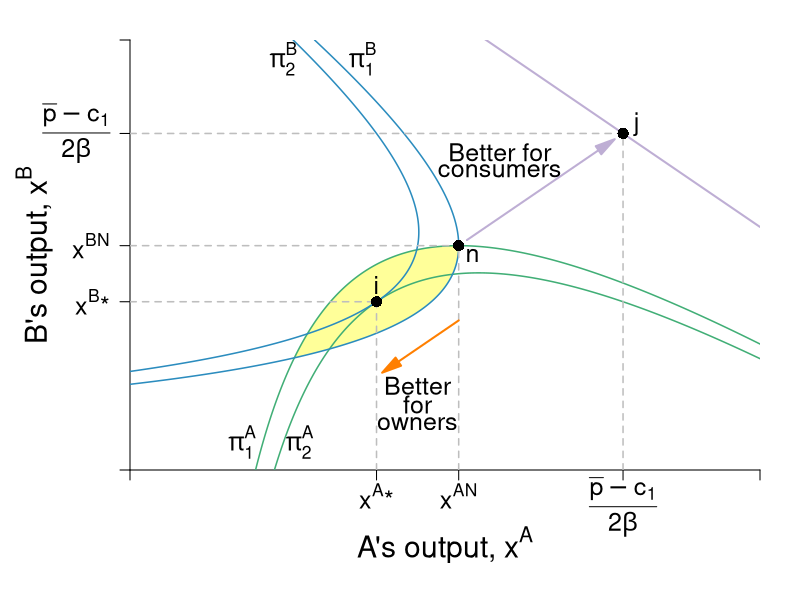

This chart was generated by the following R code:
#Graph Designer: Simon Halliday & Madeleine Wettach '20
#Authors: Bowles, Foley and Halliday
#Title: Microeconomics: Competition, Conflict and Coordination

require(shape)
pdf(file = "competitionmarkets/cournot_brfs_profits_social.pdf", width = 9, height = 7)

#Set parameters for graphics
pointsize <- 1.8
axislabelsize <- 1.8
labelsize <- 1.5
namesize <- 1.8
annotatesize <- 1.5
graphlinewidth <- 2
segmentlinewidth <- 1.5

COL <- c("#7fc97f", "#beaed4", "#fdc086", "#ffff99", "#386cb0", "#f0027f", "#bf5b17", "#666666")
COLA <- c("#99d8c9","#66c2a4","#41ae76", "#238b45", "#005824")
COLB <- c("#4eb3d3", "#2b8cbe", "#0868ac","#084081")

par(mar =  c(6.5, 6.5, 2, 2))

socialW <- function(xa, s = 0.5, pmax = 20, c1 = 2, slope = 1) {
  (pmax - c1)/s - slope*xa
}

piA <- function(xa, xb, s = 0.5, pmax = 20, c1 = 2) {
  (pmax - s*xb)*xa - s*(xa)^2 - c1*xa
}

piB <- function(xa, xb, s = 0.5, pmax = 20, c1 = 2) {
  (pmax - s*xa)*xb - s*(xb)^2 - c1*xb
}

brfB <- function(xa, s = 0.5, pmax = 20, c1 = 2) {
  (pmax - c1)/(2*s) - (1/2)*xa
}

brfA <- function(xa, s = 0.5, pmax = 20, c1 = 2) {
  (pmax - c1)/s - 2*xa
}

xANE <- function(pbar, beta = 2, c1 = 1){
  (pbar - c1)/(3*beta)
}

isoA <- function(xa, s = 0.5, pmax = 20, c1 = 2, piA = 72){
  -(c1*xa - pmax*xa + s*xa^2 + piA)/(s*xa)
}

isoB1 <- function(xa, s = 0.5, pmax = 20, c1 = 2, piB = 72){
  (-sqrt((c1 - pmax + s*xa)^2 - 4*piB*s) - c1 + pmax -s*xa)/(2*s)
}

isoB2 <- function(xa, s = 0.5, pmax = 20, c1 = 2, piB = 72){
  (sqrt((c1 - pmax + s*xa)^2 - 4*piB*s) - c1 + pmax -s*xa)/(2*s)
}


#Input into Wolfram Alpha: solve for x y = 1/b - (0.5*x)/(a*b) - u/(a*b*x)

#solve for y 72 = (p - s*y)*x - s*(x)^2 - c1*x 
#solve for y 72 = (p - s*x)*y - s*(y)^2 - c1*y

xlims <- c(0, 23)
ylims <- c(0, 23)

npts <- 501 
x <- seq(xlims[1], xlims[2], length.out = npts)
y <- seq(ylims[1], ylims[2], length.out = npts) 
a <- c(72, 81)
b <- c(72, 81)

plot(0, 0, xlim = xlims, ylim = ylims, type = "n",
     xlab = expression(paste("")),
     ylab = expression(paste("")), 
     xaxt = "n", 
     yaxt = "n", 
     cex.lab = axislabelsize, 
     bty = "n",
     xaxs="i", 
     yaxs="i")

# ticksy <- seq(from = 0, to = ylims[2], by = 2)
# ylabels <- seq(from = 0, to = ylims[2], by = 2)
# ticksx <- seq(from = 0, to = xlims[2], by = 2)
# xlabels <- seq(from = 0, to = xlims[2], by = 2)
ticksy <- c(0, 9, 12, 18, 36, ylims[2])
ylabels <- c(NA, expression(paste(x^{B},"*")), expression(paste(x^{BN})), expression(paste( frac(bar(p) - c[1],2*beta) )), expression(paste( frac(bar(p) - c[1],beta) )), NA)
ticksx <- c(0, 9, 12, 18, 36, xlims[2])
xlabels <- c(NA, expression(paste(x^{A},"*")), expression(paste(x^{AN})), expression(paste(frac(bar(p) - c[1],2*beta))), expression(paste( frac(bar(p) - c[1],beta) )), NA)


axis(1, at = ticksx, pos = 0, labels = FALSE, cex.axis = labelsize)
text(x = c(0, 9, 12, 18, 36, xlims[2]), par("usr")[3] - 0.4, labels = xlabels, srt = 0, pos = 1, xpd = TRUE, cex = labelsize)
axis(2, at = ticksy, pos = 0, labels = ylabels, las = 1, cex.axis = labelsize)

npts <- 500 
xx1 <- seq(xlims[1], xlims[2], length.out = npts)

#Pareto-improving lens
xpoly1 <- seq(from = 5.95, to = 12, length.out = 500)
ypoly1 <- isoA(xpoly1)
ypoly2 <- isoB1(xpoly1)
polygon(x = c(xpoly1, rev(xpoly1)), y = c(ypoly1, rev(ypoly2)), col=COL[4], density=NULL, border = NA)


#lines(xx1, brfA(xx1, s = 0.5, pmax = 20, c1 = 2), col = COLA[4], lwd = graphlinewidth)
#lines(xx1, brfB(xx1, s = 0.5, pmax = 20, c1 = 2), col = COLB[4], lwd = graphlinewidth)
lines(xx1, socialW(xx1, s = 0.5, pmax = 20, c1 = 2), col = COL[2], lwd = graphlinewidth)


contour(y, x, 
        outer(x, y, piA),
        #labels = c("v1", "v2", "v3"),
        drawlabels = FALSE,
        col = COLA[3],
        #xlab = expression(paste("A's Apples, ", x)),
        #ylab = expression(paste("A's Oranges, ", y)),
        #cex.lab = axislabelsize,
        lwd = segmentlinewidth,
        levels = a, 
        xaxs="i", 
        yaxs="i", 
        add = TRUE) 

text(0.5*(xlims[2]), -4, expression(paste("A's output, ", x^A)), xpd = TRUE, cex = axislabelsize) 
text(-3.5, 0.5*ylims[2], expression(paste("B's output, ", x^B)), xpd = TRUE, cex = axislabelsize, srt = 90) 

#Add arrows:
#arrows(-0.8, 10, -0.8, 14, xpd = TRUE, length=0.1,angle=40,lwd=3)
#arrows(6.2, -1.7, 9, -1.7, xpd = TRUE, length=0.1,angle=40,lwd=3)


contour(x, y, 
        outer(x, y, piB),
        #labels = c("v1", "v2", "v3"),
        drawlabels = FALSE,
        col = COLB[2],
        #xlab = expression(paste("")),
        #ylab = expression(paste("")),
        lwd = segmentlinewidth,
        levels = b, 
        add = TRUE
        #xaxs="i", 
        #yaxs="i"
) 


#segments(4.11765, 6.17647, 5.88, 8.88, lty = 1, col = COL[2] , lwd = graphlinewidth)
# text(7.3, 3, expression("Pareto Efficient"))
# text(7.3, 2.4, expression("Curve"))
# Arrows(7.3, 3.5, 7.3, 6.1, col = "black", lty = 1, lwd = 2, arr.type = "triangle", arr.lwd = 0.5)

#Label the iso-welfare functions for the HG, Aisha
text(4.1, 1.5, expression(pi[1]^A), cex = labelsize)
text(6.2, 1.5, expression(pi[2]^A), cex = labelsize)
#text(6, 1.5, expression(pi[3]^A))
#text(7, 1.5, expression(pi[Opp]^A))
#text(6.6, 8.3, expression(u[4]^A))

#Label the indifference curves for the HG, Betty
#text(11.8, 18, expression(pi[Vic]^B))
text(8.5, 22, expression(pi[1]^B), cex = labelsize)
text(5.6, 22, expression(pi[2]^B), cex = labelsize)
#text(8.4, 18, expression(pi[3]^B))
#text(3.4, 6.9, expression(v[4]^B))

#Label Nash Equilibrium 
segments(0, 12, 12, 12, lty = 2, col = "gray" , lwd = segmentlinewidth)
segments(12, 0, 12, 12, lty = 2, col = "gray" , lwd = segmentlinewidth)
points(12, 12, pch = 16, col = "black", cex = 1.5)
#text(14, 12.4, expression(paste("Nash Equilibrium")))
text(12.5, 11.5, expression(paste(n)), cex = labelsize)

#Checking points
#points(5.95, 5.95, pch = 16, col = "black", cex = 1.5)
#segments(8, 10, 10, 8, lty = 1, col = COL[2] , lwd = graphlinewidth)

# 
text(9, 9.9, expression(paste(i)), cex = labelsize)
segments(0, 9, 9, 9, lty = 2, col = "gray" , lwd = segmentlinewidth)
segments(9, 0, 9, 9, lty = 2, col = "gray" , lwd = segmentlinewidth)
# segments(13.5, 0, 13.5, 9, lty = 2, col = "gray" , lwd = segmentlinewidth)
points(9, 9, pch = 16, col = "black", cex = 1.5)
# points(13.5, 9, pch = 16, col = "black", cex = 1.5)
# text(13.45, 9.6, expression(paste("d")))


# points(10, 8, pch = 16, col = "black", cex = 1.5)
# text(10, 8.6, expression(paste("f")))
# points(8, 10, pch = 16, col = "black", cex = 1.5)
# text(8, 10.6, expression(paste("g")))


# #Annotate Pareto Efficient Curve and relevant points

# points(6, 8, pch = 16, col = "black", cex = 1.5)
# text(6, 8.5, expression(paste("g")))
# 
# points(8, 6, pch = 16, col = "black", cex = 1.5)
# text(7, 7.5, expression(paste("i")))
# 
# points(7, 7, pch = 16, col = "black", cex = 1.5)
# text(8, 6.5, expression(paste("f")))

segments(0, 18, 18, 18, lty = 2, col = "gray" , lwd = segmentlinewidth)
segments(18, 0, 18, 18, lty = 2, col = "gray" , lwd = segmentlinewidth)
points(18, 18, pch = 16, col = "black", cex = 1.5)
text(18.5, 18.5, expression(paste(j)), cex = labelsize)

#A's brf
#text(2, 14, expression(paste("B's best response")))
#text(2, 13.5, expression(paste("function")))
#Arrows(2, 14.3, 2, 16.5, col = "black", lty = 1, lwd = 2, arr.type = "triangle", arr.lwd = 0.5)

#A's brf
#text(16.5, 7, expression(paste("A's best response")))
#text(16.5, 6.5, expression(paste("function")))
#Arrows(16.5, 6, 16.5, 3.75, col = "black", lty = 1, lwd = 2, arr.type = "triangle", arr.lwd = 0.5)

#Arrow for owners and consumers
Arrows(12.3, 12.3, 17.4, 17.4, lty = 1, lwd = 2, arr.type = "triangle",  col = COL[2])
text(13.5, 17, expression(paste("Better for")), cex = labelsize)
text(13.5, 16, expression(paste("consumers")), cex = labelsize)

Arrows(12, 8, 9.5, 5.5, lty = 1, lwd = 2, arr.type = "triangle",  col = "#ff7f00")
text(10.5, 4.5, expression(paste("Better")), cex = labelsize)
text(10.5, 3.5, expression(paste("for")), cex = labelsize)
text(10.5, 2.5, expression(paste("owners")), cex = labelsize)

#f0027f
#e41a1c
dev.off()
